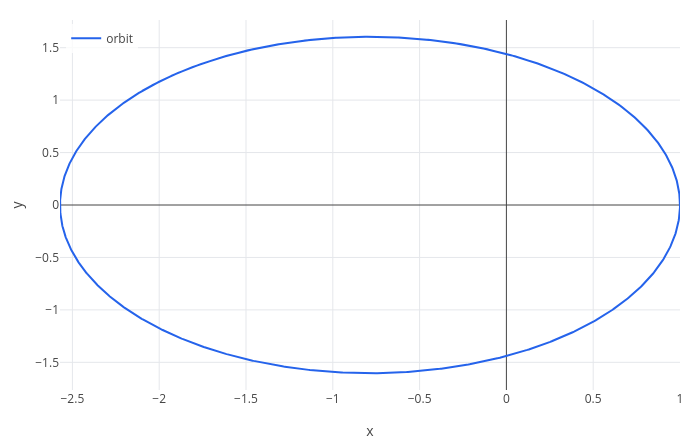

Write notebook code for a chart like this one.
### Markdown cell above
The note says that $L$ does not contain the angle $\varphi$ (here written `f`) itself, so $m r^2 \varphi'$ is
conserved: the **angular momentum**. That is Kepler's second law: the line from the sun to the planet sweeps out equal
areas in equal times. Emmy Noether proved in 1918 that this is a general rule: every symmetry of the Lagrangian
gives a conserved quantity. Rotations give angular momentum, shifts in space give momentum, shifts in time give
energy.

Simulate an orbit with $m = k = 1$, starting at distance 1 with sideways speed 1.2, and check the angular momentum
along the way:

### Code cell
orbit = motion((r'^2 + r^2*f'^2)/2 + 1/r, [r f], t, [1 0], [0 1.2], 20);
Q = orbit.q;
V = orbit.v;
R = Q(1);
F = Q(2);
L1 = R.^2 .* V(2);
eval(max(L1) - min(L1), 3)
labels(legend(plot(R .* cos(F), R .* sin(F)), "orbit"), "x", "y")

### Figure 1 — Plotly figure (JSON) as saved in the notebook; plotly's stock layout.template omitted (floating-point values rounded to 4 significant figures; data arrays with more than 128 entries replaced by an {"elided": "..."} marker saying what was removed)
{"data": [{"line": {"color": "#2563eb", "width": 2}, "mode": "lines", "name": "orbit", "type": "scatter", "x": {"elided": "2002 float values"}, "y": {"elided": "2002 float values"}}], "layout": {"height": 440, "legend": {"bgcolor": "rgba(255,255,255,0.8)", "x": 0.01, "xanchor": "left", "y": 0.99, "yanchor": "top"}, "margin": {"b": 50, "l": 60, "r": 20, "t": 20}, "showlegend": true, "title": {"text": ""}, "width": 700, "xaxis": {"title": {"text": "x"}, "zeroline": true}, "yaxis": {"range": [-1.764, 1.764], "title": {"text": "y"}, "zeroline": true}}}
